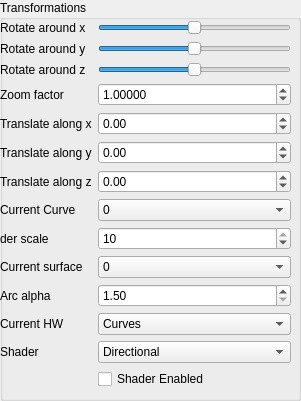
  <widget class="QGroupBox" name="groupBox">
   <property name="geometry">
    <rect>
     <x>0</x>
     <y>-10</y>
     <width>301</width>
     <height>401</height>
    </rect>
   </property>
   <property name="title">
    <string>Transformations</string>
   </property>
   <widget class="QWidget" name="layoutWidget">
    <property name="geometry">
     <rect>
      <x>0</x>
      <y>20</y>
      <width>291</width>
      <height>381</height>
     </rect>
    </property>
    <layout class="QFormLayout" name="formLayout">
     <item row="0" column="0">
      <widget class="QLabel" name="label">
       <property name="text">
        <string>Rotate around x</string>
       </property>
       <property name="buddy">
        <cstring>rotate_x_slider</cstring>
       </property>
      </widget>
     </item>
     <item row="0" column="1">
      <widget class="QSlider" name="rotate_x_slider">
       <property name="minimum">
        <number>-180</number>
       </property>
       <property name="maximum">
        <number>180</number>
       </property>
       <property name="orientation">
        <enum>Qt::Horizontal</enum>
       </property>
      </widget>
     </item>
     <item row="1" column="0">
      <widget class="QLabel" name="label_2">
       <property name="text">
        <string>Rotate around y</string>
       </property>
       <property name="buddy">
        <cstring>rotate_y_slider</cstring>
       </property>
      </widget>
     </item>
     <item row="1" column="1">
      <widget class="QSlider" name="rotate_y_slider">
       <property name="minimum">
        <number>-180</number>
       </property>
       <property name="maximum">
        <number>180</number>
       </property>
       <property name="orientation">
        <enum>Qt::Horizontal</enum>
       </property>
      </widget>
     </item>
     <item row="2" column="0">
      <widget class="QLabel" name="label_3">
       <property name="text">
        <string>Rotate around z</string>
       </property>
       <property name="buddy">
        <cstring>rotate_z_slider</cstring>
       </property>
      </widget>
     </item>
     <item row="2" column="1">
      <widget class="QSlider" name="rotate_z_slider">
       <property name="minimum">
        <number>-180</number>
       </property>
       <property name="maximum">
        <number>180</number>
       </property>
       <property name="orientation">
        <enum>Qt::Horizontal</enum>
       </property>
      </widget>
     </item>
     <item row="3" column="0">
      <widget class="QLabel" name="label_4">
       <property name="text">
        <string>Zoom factor</string>
       </property>
       <property name="buddy">
        <cstring>zoom_factor_spin_box</cstring>
       </property>
      </widget>
     </item>
     <item row="3" column="1">
      <widget class="QDoubleSpinBox" name="zoom_factor_spin_box">
       <property name="toolTip">
        <string/>
       </property>
       <property name="decimals">
        <number>5</number>
       </property>
       <property name="minimum">
        <double>0.000100000000000</double>
       </property>
       <property name="maximum">
        <double>10000.000000000000000</double>
       </property>
       <property name="singleStep">
        <double>0.100000000000000</double>
       </property>
       <property name="value">
        <double>1.000000000000000</double>
       </property>
      </widget>
     </item>
     <item row="4" column="0">
      <widget class="QLabel" name="label_5">
       <property name="text">
        <string>Translate along x</string>
       </property>
       <property name="buddy">
        <cstring>trans_x_spin_box</cstring>
       </property>
      </widget>
     </item>
     <item row="4" column="1">
      <widget class="QDoubleSpinBox" name="trans_x_spin_box">
       <property name="minimum">
        <double>-100.000000000000000</double>
       </property>
       <property name="maximum">
        <double>100.000000000000000</double>
       </property>
       <property name="singleStep">
        <double>0.100000000000000</double>
       </property>
      </widget>
     </item>
     <item row="5" column="0">
      <widget class="QLabel" name="label_6">
       <property name="text">
        <string>Translate along y</string>
       </property>
       <property name="buddy">
        <cstring>trans_y_spin_box</cstring>
       </property>
      </widget>
     </item>
     <item row="5" column="1">
      <widget class="QDoubleSpinBox" name="trans_y_spin_box">
       <property name="minimum">
        <double>-100.000000000000000</double>
       </property>
       <property name="maximum">
        <double>100.000000000000000</double>
       </property>
       <property name="singleStep">
        <double>0.100000000000000</double>
       </property>
      </widget>
     </item>
     <item row="6" column="0">
      <widget class="QLabel" name="label_7">
       <property name="text">
        <string>Translate along z</string>
       </property>
       <property name="buddy">
        <cstring>trans_z_spin_box</cstring>
       </property>
      </widget>
     </item>
     <item row="6" column="1">
      <widget class="QDoubleSpinBox" name="trans_z_spin_box">
       <property name="minimum">
        <double>-100.000000000000000</double>
       </property>
       <property name="maximum">
        <double>100.000000000000000</double>
       </property>
       <property name="singleStep">
        <double>0.100000000000000</double>
       </property>
      </widget>
     </item>
     <item row="7" column="0">
      <widget class="QLabel" name="label_8">
       <property name="text">
        <string>&lt;html&gt;&lt;head/&gt;&lt;body&gt;&lt;p&gt;Current Curve&lt;/p&gt;&lt;/body&gt;&lt;/html&gt;</string>
       </property>
      </widget>
     </item>
     <item row="7" column="1">
      <widget class="QComboBox" name="comboBox">
       <item>
        <property name="text">
         <string>0</string>
        </property>
       </item>
       <item>
        <property name="text">
         <string>1</string>
        </property>
       </item>
       <item>
        <property name="text">
         <string>2</string>
        </property>
       </item>
       <item>
        <property name="text">
         <string>3</string>
        </property>
       </item>
       <item>
        <property name="text">
         <string>4</string>
        </property>
       </item>
      </widget>
     </item>
     <item row="8" column="0">
      <widget class="QLabel" name="label_9">
       <property name="text">
        <string>der scale</string>
       </property>
      </widget>
     </item>
     <item row="8" column="1">
      <widget class="QSpinBox" name="scaleSpinBox">
       <property name="maximum">
        <number>10</number>
       </property>
       <property name="singleStep">
        <number>1</number>
       </property>
       <property name="value">
        <number>10</number>
       </property>
      </widget>
     </item>
     <item row="9" column="0">
      <widget class="QLabel" name="label_10">
       <property name="text">
        <string>Current surface</string>
       </property>
      </widget>
     </item>
     <item row="9" column="1">
      <widget class="QComboBox" name="surfaceCombo">
       <item>
        <property name="text">
         <string>0</string>
        </property>
       </item>
       <item>
        <property name="text">
         <string>1</string>
        </property>
       </item>
       <item>
        <property name="text">
         <string>2</string>
        </property>
       </item>
       <item>
        <property name="text">
         <string>3</string>
        </property>
       </item>
       <item>
        <property name="text">
         <string>4</string>
        </property>
       </item>
      </widget>
     </item>
     <item row="10" column="0">
      <widget class="QLabel" name="label_11">
       <property name="text">
        <string>Arc alpha</string>
       </property>
      </widget>
     </item>
     <item row="10" column="1">
      <widget class="QDoubleSpinBox" name="ArcAlphaSpinBox">
       <property name="minimum">
        <double>1.500000000000000</double>
       </property>
       <property name="singleStep">
        <double>1.000000000000000</double>
       </property>
       <property name="value">
        <double>1.500000000000000</double>
       </property>
      </widget>
     </item>
     <item row="11" column="0">
      <widget class="QLabel" name="Homework">
       <property name="text">
        <string>Current HW</string>
       </property>
      </widget>
     </item>
     <item row="11" column="1">
      <widget class="QComboBox" name="homeworkChooser">
       <item>
        <property name="text">
         <string>Curves</string>
        </property>
       </item>
       <item>
        <property name="text">
         <string>Surface</string>
        </property>
       </item>
       <item>
        <property name="text">
         <string>Dynamic VBO</string>
        </property>
       </item>
       <item>
        <property name="text">
         <string>Hyperbolic Arc3</string>
        </property>
       </item>
       <item>
        <property name="text">
         <string>TensorProductSurface</string>
        </property>
       </item>
       <item>
        <property name="text">
         <string>CyclicCurve3</string>
        </property>
       </item>
       <item>
        <property name="text">
         <string>CompositeArc</string>
        </property>
       </item>
       <item>
        <property name="text">
         <string>CompositePatch</string>
        </property>
       </item>
      </widget>
     </item>
     <item row="12" column="0">
      <widget class="QLabel" name="label_33">
       <property name="text">
        <string>Shader</string>
       </property>
      </widget>
     </item>
     <item row="12" column="1">
      <widget class="QComboBox" name="ShaderComboBox">
       <item>
        <property name="text">
         <string>Directional </string>
        </property>
       </item>
       <item>
        <property name="text">
         <string>Two sided</string>
        </property>
       </item>
       <item>
        <property name="text">
         <string>Toon</string>
        </property>
       </item>
       <item>
        <property name="text">
         <string>Reflection</string>
        </property>
       </item>
      </widget>
     </item>
     <item row="13" column="1">
      <widget class="QCheckBox" name="ShaderCheckbox">
       <property name="text">
        <string>Shader Enabled</string>
       </property>
      </widget>
     </item>
    </layout>
   </widget>
  </widget>
